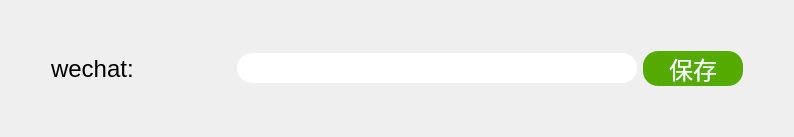
           <widget class="QWidget" name="page_12">
            <layout class="QHBoxLayout" name="horizontalLayout_51">
             <item>
              <layout class="QHBoxLayout" name="horizontalLayout_48">
               <item>
                <spacer name="horizontalSpacer_9">
                 <property name="orientation">
                  <enum>Qt::Horizontal</enum>
                 </property>
                 <property name="sizeHint" stdset="0">
                  <size>
                   <width>40</width>
                   <height>20</height>
                  </size>
                 </property>
                </spacer>
               </item>
               <item>
                <layout class="QVBoxLayout" name="verticalLayout_24">
                 <item>
                  <spacer name="verticalSpacer_28">
                   <property name="orientation">
                    <enum>Qt::Vertical</enum>
                   </property>
                   <property name="sizeHint" stdset="0">
                    <size>
                     <width>20</width>
                     <height>40</height>
                    </size>
                   </property>
                  </spacer>
                 </item>
                 <item>
                  <layout class="QVBoxLayout" name="verticalLayout_25">
                   <item>
                    <layout class="QHBoxLayout" name="horizontalLayout_49">
                     <item>
                      <widget class="QLabel" name="label_49">
                       <property name="minimumSize">
                        <size>
                         <width>180</width>
                         <height>0</height>
                        </size>
                       </property>
                       <property name="font">
                        <font>
                         <pointsize>18</pointsize>
                        </font>
                       </property>
                       <property name="text">
                        <string>wechat:</string>
                       </property>
                      </widget>
                     </item>
                     <item>
                      <widget class="QLineEdit" name="lineEdit_5">
                       <property name="minimumSize">
                        <size>
                         <width>400</width>
                         <height>0</height>
                        </size>
                       </property>
                       <property name="font">
                        <font>
                         <pointsize>18</pointsize>
                        </font>
                       </property>
                       <property name="styleSheet">
                        <string notr="true">border-radius:15px;
padding-left:5px;
background-color: rgb(255, 255, 255);</string>
                       </property>
                       <property name="text">
                        <string/>
                       </property>
                      </widget>
                     </item>
                     <item>
                      <widget class="QPushButton" name="pushButton_19">
                       <property name="minimumSize">
                        <size>
                         <width>100</width>
                         <height>0</height>
                        </size>
                       </property>
                       <property name="font">
                        <font>
                         <pointsize>18</pointsize>
                        </font>
                       </property>
                       <property name="styleSheet">
                        <string notr="true">QPushButton{
	border-radius:15px;
	background-color: rgb(85, 170, 0);
	color: rgb(255, 255, 255);
}
QPushButton:hover{
	background-color: rgb(0, 221, 162);
}
QPushButton:pressed{
	background-color: rgb(0, 90, 66);
}
</string>
                       </property>
                       <property name="text">
                        <string>保存</string>
                       </property>
                      </widget>
                     </item>
                    </layout>
                   </item>
                  </layout>
                 </item>
                 <item>
                  <spacer name="verticalSpacer_29">
                   <property name="orientation">
                    <enum>Qt::Vertical</enum>
                   </property>
                   <property name="sizeHint" stdset="0">
                    <size>
                     <width>20</width>
                     <height>40</height>
                    </size>
                   </property>
                  </spacer>
                 </item>
                </layout>
               </item>
               <item>
                <spacer name="horizontalSpacer_10">
                 <property name="orientation">
                  <enum>Qt::Horizontal</enum>
                 </property>
                 <property name="sizeHint" stdset="0">
                  <size>
                   <width>40</width>
                   <height>20</height>
                  </size>
                 </property>
                </spacer>
               </item>
              </layout>
             </item>
            </layout>
           </widget>
